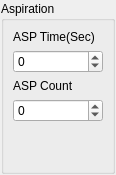
<?xml version="1.0" encoding="UTF-8"?>
<ui version="4.0">
 <class>AspirationWidget</class>
 <widget class="QWidget" name="AspirationWidget">
  <property name="geometry">
   <rect>
    <x>0</x>
    <y>0</y>
    <width>116</width>
    <height>166</height>
   </rect>
  </property>
  <property name="sizePolicy">
   <sizepolicy hsizetype="Minimum" vsizetype="Minimum">
    <horstretch>0</horstretch>
    <verstretch>0</verstretch>
   </sizepolicy>
  </property>
  <property name="windowTitle">
   <string>Form</string>
  </property>
  <layout class="QGridLayout" name="gridLayout">
   <property name="leftMargin">
    <number>1</number>
   </property>
   <property name="topMargin">
    <number>1</number>
   </property>
   <property name="rightMargin">
    <number>1</number>
   </property>
   <property name="bottomMargin">
    <number>1</number>
   </property>
   <property name="spacing">
    <number>1</number>
   </property>
   <item row="0" column="0">
    <widget class="QGroupBox" name="groupBox">
     <property name="sizePolicy">
      <sizepolicy hsizetype="Minimum" vsizetype="Minimum">
       <horstretch>0</horstretch>
       <verstretch>0</verstretch>
      </sizepolicy>
     </property>
     <property name="title">
      <string>Aspiration</string>
     </property>
     <layout class="QVBoxLayout" name="verticalLayout_4">
      <item>
       <layout class="QVBoxLayout" name="verticalLayout">
        <item>
         <widget class="QLabel" name="label">
          <property name="text">
           <string>ASP Time(Sec)</string>
          </property>
         </widget>
        </item>
        <item>
         <widget class="QSpinBox" name="spinASPTime">
          <property name="buttonSymbols">
           <enum>QAbstractSpinBox::UpDownArrows</enum>
          </property>
          <property name="accelerated">
           <bool>true</bool>
          </property>
          <property name="minimum">
           <number>-2147483647</number>
          </property>
          <property name="maximum">
           <number>2147483647</number>
          </property>
         </widget>
        </item>
       </layout>
      </item>
      <item>
       <layout class="QVBoxLayout" name="verticalLayout_2">
        <item>
         <widget class="QLabel" name="label_2">
          <property name="text">
           <string>ASP Count </string>
          </property>
         </widget>
        </item>
        <item>
         <widget class="QSpinBox" name="spinASPCount">
          <property name="buttonSymbols">
           <enum>QAbstractSpinBox::UpDownArrows</enum>
          </property>
          <property name="accelerated">
           <bool>true</bool>
          </property>
          <property name="minimum">
           <number>-2147483647</number>
          </property>
          <property name="maximum">
           <number>2147483647</number>
          </property>
         </widget>
        </item>
       </layout>
      </item>
      <item>
       <spacer name="verticalSpacer">
        <property name="orientation">
         <enum>Qt::Vertical</enum>
        </property>
        <property name="sizeHint" stdset="0">
         <size>
          <width>20</width>
          <height>40</height>
         </size>
        </property>
       </spacer>
      </item>
     </layout>
    </widget>
   </item>
  </layout>
 </widget>
 <resources/>
 <connections/>
</ui>
